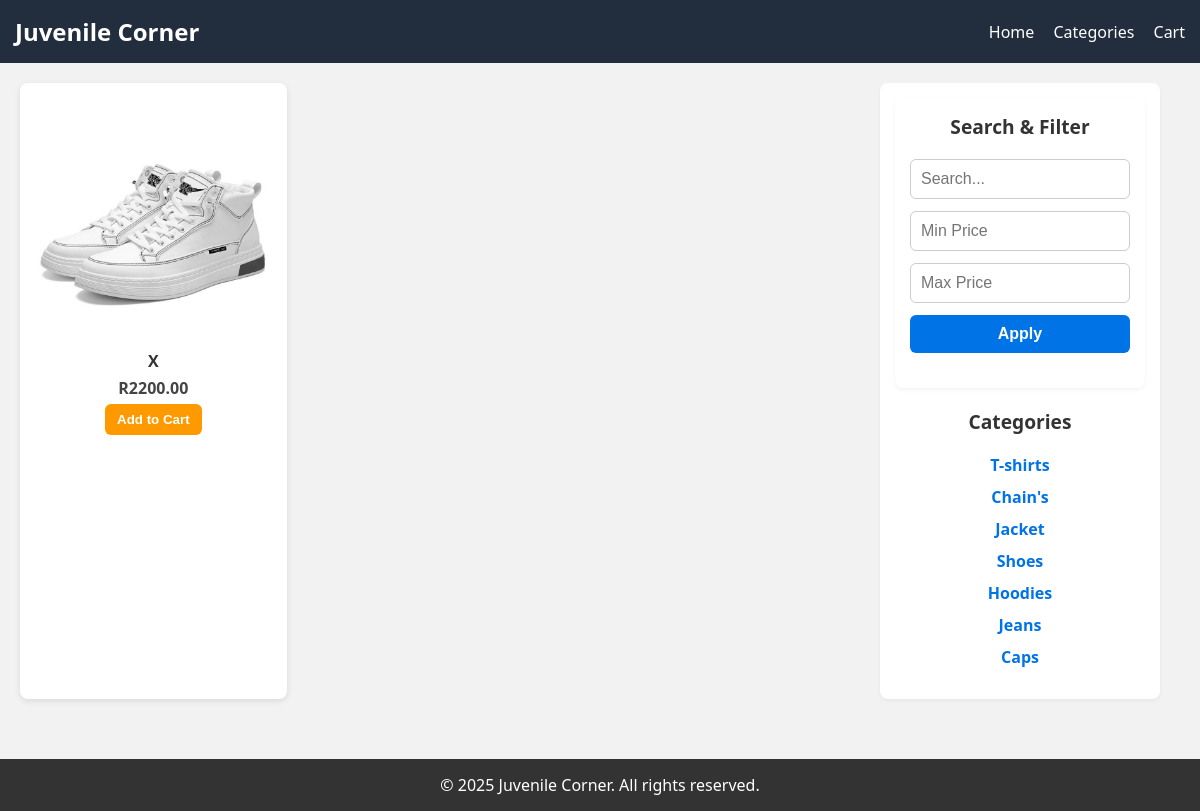
The page /category/5/ on the database its author committed.
### store/models.py (models this page shows, shortened)
class Category(models.Model):
    name = models.CharField(max_length=100)

class Product(models.Model):
    name = models.CharField(max_length=100)
    price = models.DecimalField(max_digits=7, decimal_places=2)
    category = models.ForeignKey(Category, on_delete=models.CASCADE)
    description = models.TextField(blank=True, null=True)
    image = models.ImageField(upload_to='product_images/', blank=True, null=True)  # ✅ Add this
    created_at = models.DateTimeField(auto_now_add=True)  # ✅ Timestamp for creation
    updated_at = models.DateTimeField(auto_now=True)      # ✅ Timestamp for updates

### store/views.py (the view)
# urls.py: path('category/<int:category_id>/', views.products_by_category, name='products_by_category'),
def products_by_category(request, category_id):
    category = get_object_or_404(Category, pk=category_id)
    products = Product.objects.filter(category=category)
    categories = Category.objects.all()
    return render(request, 'store/product_list.html', {
        'products': products,
        'categories': categories,
        'selected_category': category
    })

### store/templates/store/product_list.html (shortened to what this page needs)
<!DOCTYPE html>
<html lang="en">
<head>
  {% load static %}
</head>
<body>
  <header class="header">
    <div class="logo">Juvenile Corner</div>
    <nav class="nav">
      <a href="#">Home</a>
      <a href="#">Categories</a>
      <a href="{% url 'view_cart' %}">Cart</a>
    </nav>
  </header>
  <main class="main">
    <aside class="sidebar">
      <div class="filter-box">
  <h3>Search & Filter</h3>
  <form method="GET" class="filter-form">
    <input type="text" name="q" placeholder="Search..." value="{{ query }}">
    <input type="number" name="min_price" placeholder="Min Price" value="{{ min_price }}">
    <input type="number" name="max_price" placeholder="Max Price" value="{{ max_price }}">
    <button type="submit">Apply</button>
  </form>
</div>
<h3>Categories</h3>
<ul>
  {% for category in categories %}
    <li><a href="{% url 'products_by_category' category.id %}">{{ category.name }}</a></li>
  {% endfor %}
</ul>
    </aside>
    <section class="products">
      {% for product in products %}
        <div class="card">
          {% if product.image %}
            <img src="{{ product.image.url }}" alt="{{ product.name }}">
          {% else %}
            <div class="placeholder">No Image</div>
          {% endif %}
          <h4>{{ product.name }}</h4>
          <p>R{{ product.price }}</p>
          <a href="{% url 'add_to_cart' product.id %}">
            <button>Add to Cart</button>
          </a>
        </div>
      {% endfor %}
    </section>
  </main>
  <footer class="footer">
    © 2025 Juvenile Corner. All rights reserved.
  </footer>
</body>
</html>

### store/templates/store/product_list.html (style rules this page uses)
body { margin: 0; font-family: 'Segoe UI', sans-serif; background-color: #f2f2f2; }
.header { background-color: #222e3e; color: white; padding: 15px; display: flex; justify-content: space-between; align-items: center; }
.logo { font-size: 1.5em; font-weight: bold; }
.nav a { color: white; margin-left: 15px; text-decoration: none; font-weight: 500; }
.main { display: flex; flex-direction: row-reverse; gap: 20px; flex-wrap: wrap; padding: 20px; }
.sidebar { width: 100%; max-width: 250px; margin-right: 20px; background-color: white; padding: 15px; border-radius: 8px; box-shadow: 0 2px 4px rgba(0,0,0,0.05); }
.sidebar h3 { margin-top: 0; font-size: 1.2em; color: #333; text-align: center; }
.filter-box { background-color: #fff; padding: 15px; border-radius: 8px; box-shadow: 0 2px 4px rgba(0,0,0,0.05); margin-bottom: 20px; width: 100%; box-sizing: border-box; }
.filter-form { display: flex; flex-direction: column; align-items: stretch; gap: 12px; margin-bottom: 20px; }
.filter-form input, .filter-form button { padding: 10px; font-size: 1rem; border-radius: 6px; border: 1px solid #ccc; width: 100%; box-sizing: border-box; }
.filter-form button { background-color: #0073e6; color: white; font-weight: bold; border: none; cursor: pointer; }
.sidebar ul { list-style: none; padding: 0; text-align: center; }
.sidebar li { margin-bottom: 10px; }
.sidebar a { text-decoration: none; color: #0073e6; font-weight: bold; }
.products { flex: 1; display: grid; grid-template-columns: repeat(auto-fill, minmax(220px, 1fr)); gap: 20px; }
.card { background-color: white; padding: 15px; border-radius: 8px; box-shadow: 0 2px 6px rgba(0,0,0,0.1); text-align: center; position: relative; }
.card img { max-width: 100%; height: auto; border-radius: 4px; margin-bottom: 10px; }
.card h4 { margin: 0; font-size: 1em; color: #333; }
.card p { margin: 5px 0; font-weight: bold; color: #444; }
.card button { background-color: #ff9900; color: white; border: none; padding: 8px 12px; border-radius: 6px; font-weight: bold; cursor: pointer; }
.footer { background-color: #333; color: white; text-align: center; padding: 15px; margin-top: 40px; }

### rows shown on the page
Category: name "T-shirts"
Category: name "Chain's"
Category: name "Jacket"
Category: name "Shoes"
Category: name "Hoodies"
Category: name "Jeans"
Category: name "Caps"
Product: image (picture), name "X", price "2200.00"
